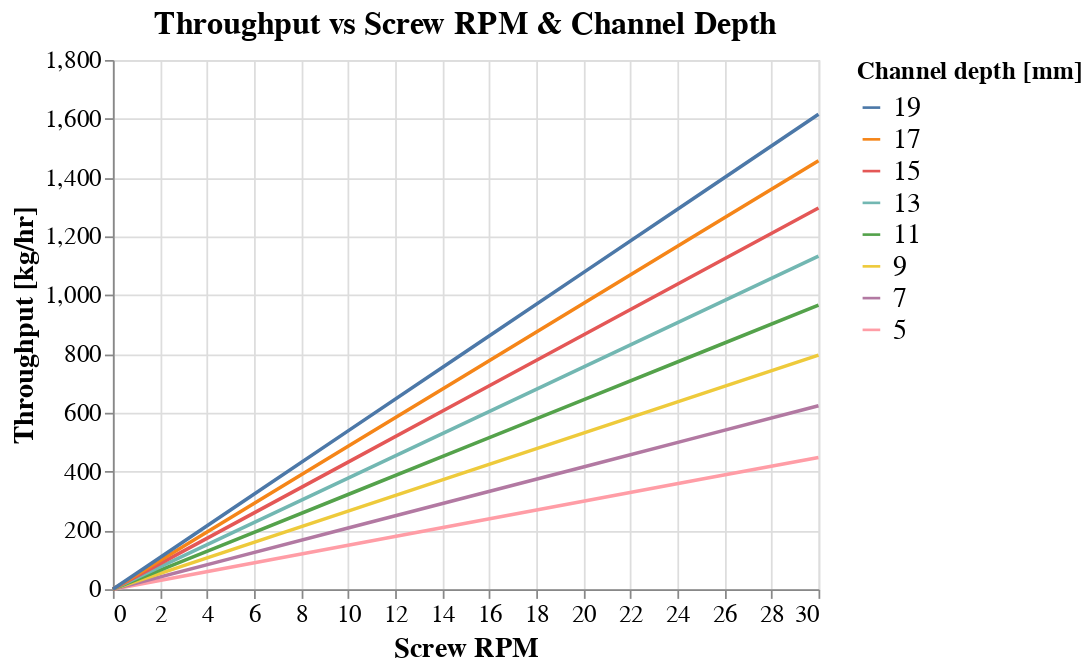

Source (notebook cell):
### Code cell
throughput_plot(200.0, 200.0, 20.0, 1.0, 5.0, 20.0, 2.0, 0, 30.0, 5.0, 1000)

### Figure 1 — Vega-Lite specification as saved in the notebook (floating-point values rounded to 4 significant figures)
{"config": {"view": {"continuousWidth": 400, "continuousHeight": 300}, "axis": {"labelFontSize": 14, "titleFontSize": 16}, "legend": {"labelFontSize": 16, "titleFontSize": 14}, "title": {"fontSize": 18}}, "data": {"name": "data-01ffbea2d2690bbff8cf35c61998e279"}, "mark": "line", "encoding": {"color": {"field": "depth", "sort": {"field": "throughput", "op": "mean", "order": "descending"}, "title": "Channel depth [mm]", "type": "nominal"}, "x": {"field": "RPM", "scale": {"domain": [0, 30.0]}, "title": "Screw RPM", "type": "quantitative"}, "y": {"field": "throughput", "title": "Throughput [kg/hr]", "type": "quantitative"}}, "title": "Throughput vs Screw RPM & Channel Depth", "$schema": "https://vega.github.io/schema/vega-lite/v4.17.0.json", "datasets": {"data-01ffbea2d2690bbff8cf35c61998e279": [{"RPM": 0.0, "depth": 5.0, "throughput": 0.0}, {"RPM": 5.0, "depth": 5.0, "throughput": 74.71}, {"RPM": 10.0, "depth": 5.0, "throughput": 149.4}, {"RPM": 15.0, "depth": 5.0, "throughput": 224.1}, {"RPM": 20.0, "depth": 5.0, "throughput": 298.8}, {"RPM": 25.0, "depth": 5.0, "throughput": 373.5}, {"RPM": 30.0, "depth": 5.0, "throughput": 448.2}, {"RPM": 0.0, "depth": 7.0, "throughput": 0.0}, {"RPM": 5.0, "depth": 7.0, "throughput": 103.9}, {"RPM": 10.0, "depth": 7.0, "throughput": 207.9}, {"RPM": 15.0, "depth": 7.0, "throughput": 311.8}, {"RPM": 20.0, "depth": 7.0, "throughput": 415.8}, {"RPM": 25.0, "depth": 7.0, "throughput": 519.7}, {"RPM": 30.0, "depth": 7.0, "throughput": 623.6}, {"RPM": 0.0, "depth": 9.0, "throughput": 0.0}, {"RPM": 5.0, "depth": 9.0, "throughput": 132.7}, {"RPM": 10.0, "depth": 9.0, "throughput": 265.4}, {"RPM": 15.0, "depth": 9.0, "throughput": 398.1}, {"RPM": 20.0, "depth": 9.0, "throughput": 530.8}, {"RPM": 25.0, "depth": 9.0, "throughput": 663.5}, {"RPM": 30.0, "depth": 9.0, "throughput": 796.3}, {"RPM": 0.0, "depth": 11.0, "throughput": 0.0}, {"RPM": 5.0, "depth": 11.0, "throughput": 161.0}, {"RPM": 10.0, "depth": 11.0, "throughput": 322.0}, {"RPM": 15.0, "depth": 11.0, "throughput": 483.0}, {"RPM": 20.0, "depth": 11.0, "throughput": 644.0}, {"RPM": 25.0, "depth": 11.0, "throughput": 805.0}, {"RPM": 30.0, "depth": 11.0, "throughput": 966.0}, {"RPM": 0.0, "depth": 13.0, "throughput": 0.0}, {"RPM": 5.0, "depth": 13.0, "throughput": 188.8}, {"RPM": 10.0, "depth": 13.0, "throughput": 377.6}, {"RPM": 15.0, "depth": 13.0, "throughput": 566.4}, {"RPM": 20.0, "depth": 13.0, "throughput": 755.3}, {"RPM": 25.0, "depth": 13.0, "throughput": 944.1}, {"RPM": 30.0, "depth": 13.0, "throughput": 1133.0}, {"RPM": 0.0, "depth": 15.0, "throughput": 0.0}, {"RPM": 5.0, "depth": 15.0, "throughput": 216.1}, {"RPM": 10.0, "depth": 15.0, "throughput": 432.2}, {"RPM": 15.0, "depth": 15.0, "throughput": 648.4}, {"RPM": 20.0, "depth": 15.0, "throughput": 864.5}, {"RPM": 25.0, "depth": 15.0, "throughput": 1081.0}, {"RPM": 30.0, "depth": 15.0, "throughput": 1297.0}, {"RPM": 0.0, "depth": 17.0, "throughput": 0.0}, {"RPM": 5.0, "depth": 17.0, "throughput": 242.9}, {"RPM": 10.0, "depth": 17.0, "throughput": 485.8}, {"RPM": 15.0, "depth": 17.0, "throughput": 728.8}, {"RPM": 20.0, "depth": 17.0, "throughput": 971.7}, {"RPM": 25.0, "depth": 17.0, "throughput": 1215.0}, {"RPM": 30.0, "depth": 17.0, "throughput": 1458.0}, {"RPM": 0.0, "depth": 19.0, "throughput": 0.0}, {"RPM": 5.0, "depth": 19.0, "throughput": 269.2}, {"RPM": 10.0, "depth": 19.0, "throughput": 538.4}, {"RPM": 15.0, "depth": 19.0, "throughput": 807.6}, {"RPM": 20.0, "depth": 19.0, "throughput": 1077.0}, {"RPM": 25.0, "depth": 19.0, "throughput": 1346.0}, {"RPM": 30.0, "depth": 19.0, "throughput": 1615.0}]}}
